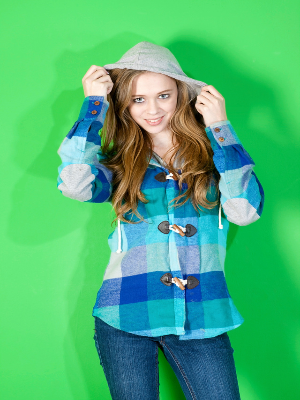
#> input picture data/green_back.png, 300 x 400 px, found by its file name
$ python nwj13-3.py
#> lines starting #> are read from the running program, lines starting #| are printed output that depends on the picture; pictures that were not available may be replaced by others from this repository, and a replacement may not be noted
import cv2

global img1, img2

def on_change_weight(x):
    weight = x /100
    img_merged = cv2.addWeighted(img1, 1-weight, img2, weight,0)
    cv2.imshow('Display', img_merged)

cv2.namedWindow('Display')
cv2.createTrackbar('weight', 'Display', 0, 100, on_change_weight)
#> slider 'weight' is set to 33

img1 = cv2.imread('./data/green_back.png')
#> img1 is the input picture: shape (400, 300, 3); mean B, G, R 117.6, 180.5, 74
img2 = cv2.imread('./data/iceberg.png')
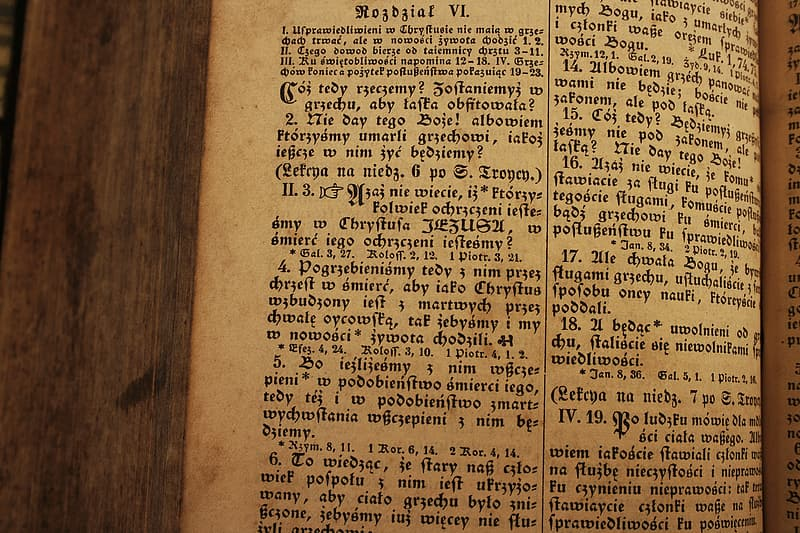
#> input picture data/book.png, 800 x 533 px, given in place of iceberg.png, which was not available
#> img2 is the input picture: shape (533, 800, 3); mean B, G, R 61.5, 98.2, 131.7

img1 = cv2.resize(img1, (200,200))
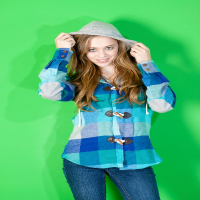
#> img1: shape (200, 200, 3); mean B, G, R 117.6, 180.5, 74
img2 = cv2.resize(img2, (200,200))
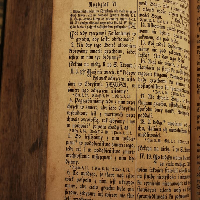
#> img2: shape (200, 200, 3); mean B, G, R 61, 97.7, 131.2

cv2.waitKey(0)
#> in on_change_weight, `img_merged = cv2.addWeighted(img1, 1-weight, img2, weight,0)`:
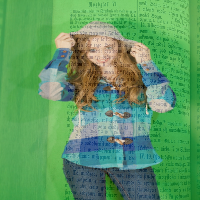
#> img_merged: shape (200, 200, 3); mean B, G, R 98.9, 153.2, 92.9
cv2.destroyAllWindows()
